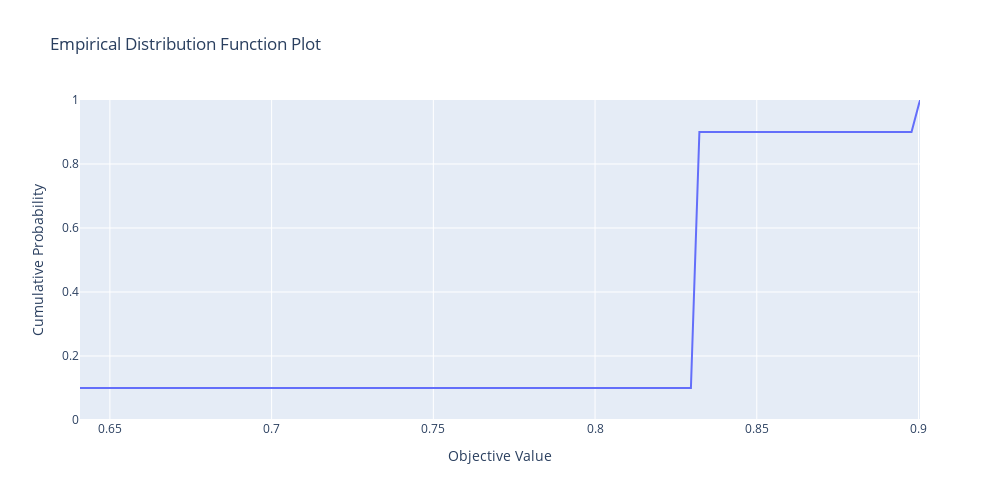
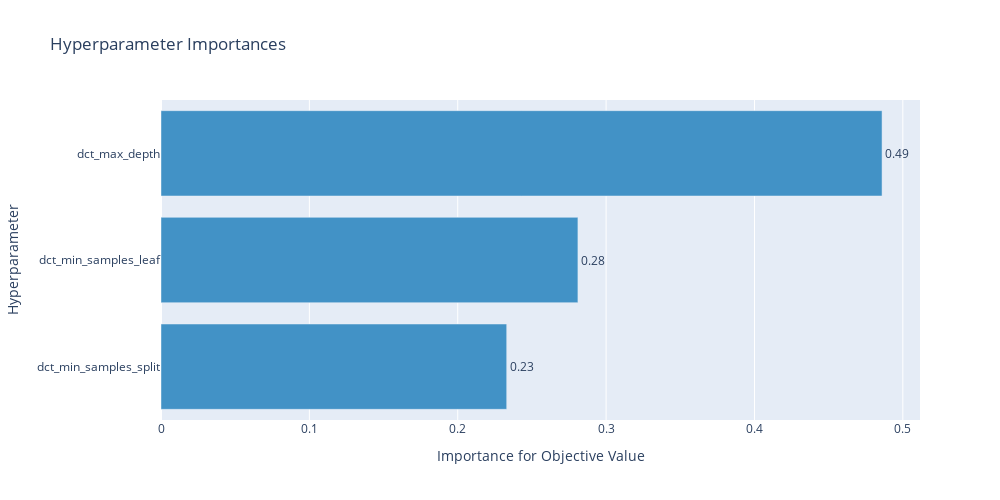

These figures' notebook cell, in order:
### Code cell
def objective(trial):
    dct_min_samples_split = trial.suggest_float('dct_min_samples_split', 0.1, 1.0, step=0.1)
    dct_min_samples_leaf = trial.suggest_float('dct_min_samples_leaf', 0.1, 0.5, step=0.1)
    dct_max_depth = trial.suggest_int('dct_max_depth', 1, 32, step=1)

    dct = DecisionTreeClassifier(min_samples_split=dct_min_samples_split,
                                 min_samples_leaf=dct_min_samples_leaf,
                                 max_depth=dct_max_depth)

    list_of_score = cross_validate(dct, X, Y, cv=7, scoring=("roc_auc","neg_log_loss","f1"))
    score = sum(list_of_score['test_roc_auc']) / len(list_of_score['test_roc_auc'])
    return score, score


optuna.logging.set_verbosity(optuna.logging.WARNING)
study = optuna.create_study(study_name="Study with cross validation", directions=["maximize", "maximize"])
study.optimize(objective, n_trials=10, timeout=300)

plt1 = optuna.visualization.plot_edf(study)
plt2 = optuna.visualization.plot_param_importances(study)

plt1.update_layout(width=1000,height=500)
plt2.update_layout(width=1000,height=500)

plt1.show()
plt2.show()

### Figure 1 — Plotly figure (JSON) as saved in the notebook; plotly's stock layout.template omitted (floating-point values rounded to 4 significant figures)
{"data": [{"mode": "lines", "name": "Study with cross validation", "type": "scatter", "x": [0.6408, 0.6434, 0.646, 0.6486, 0.6513, 0.6539, 0.6565, 0.6591, 0.6617, 0.6644, 0.667, 0.6696, 0.6722, 0.6749, 0.6775, 0.6801, 0.6827, 0.6854, 0.688, 0.6906, 0.6932, 0.6958, 0.6985, 0.7011, 0.7037, 0.7063, 0.709, 0.7116, 0.7142, 0.7168, 0.7195, 0.7221, 0.7247, 0.7273, 0.73, 0.7326, 0.7352, 0.7378, 0.7404, 0.7431, 0.7457, 0.7483, 0.7509, 0.7536, 0.7562, 0.7588, 0.7614, 0.7641, 0.7667, 0.7693, 0.7719, 0.7745, 0.7772, 0.7798, 0.7824, 0.785, 0.7877, 0.7903, 0.7929, 0.7955, 0.7982, 0.8008, 0.8034, 0.806, 0.8087, 0.8113, 0.8139, 0.8165, 0.8191, 0.8218, 0.8244, 0.827, 0.8296, 0.8323, 0.8349, 0.8375, 0.8401, 0.8428, 0.8454, 0.848, 0.8506, 0.8532, 0.8559, 0.8585, 0.8611, 0.8637, 0.8664, 0.869, 0.8716, 0.8742, 0.8769, 0.8795, 0.8821, 0.8847, 0.8874, 0.89, 0.8926, 0.8952, 0.8978, 0.9005], "y": [0.1, 0.1, 0.1, 0.1, 0.1, 0.1, 0.1, 0.1, 0.1, 0.1, 0.1, 0.1, 0.1, 0.1, 0.1, 0.1, 0.1, 0.1, 0.1, 0.1, 0.1, 0.1, 0.1, 0.1, 0.1, 0.1, 0.1, 0.1, 0.1, 0.1, 0.1, 0.1, 0.1, 0.1, 0.1, 0.1, 0.1, 0.1, 0.1, 0.1, 0.1, 0.1, 0.1, 0.1, 0.1, 0.1, 0.1, 0.1, 0.1, 0.1, 0.1, 0.1, 0.1, 0.1, 0.1, 0.1, 0.1, 0.1, 0.1, 0.1, 0.1, 0.1, 0.1, 0.1, 0.1, 0.1, 0.1, 0.1, 0.1, 0.1, 0.1, 0.1, 0.1, 0.9, 0.9, 0.9, 0.9, 0.9, 0.9, 0.9, 0.9, 0.9, 0.9, 0.9, 0.9, 0.9, 0.9, 0.9, 0.9, 0.9, 0.9, 0.9, 0.9, 0.9, 0.9, 0.9, 0.9, 0.9, 0.9, 1]}], "layout": {"height": 500, "title": {"text": "Empirical Distribution Function Plot"}, "width": 1000, "xaxis": {"title": {"text": "Objective Value"}}, "yaxis": {"range": [0, 1], "title": {"text": "Cumulative Probability"}}}}

### Figure 2 — Plotly figure (JSON) as saved in the notebook; plotly's stock layout.template omitted (floating-point values rounded to 4 significant figures)
{"data": [{"cliponaxis": false, "hovertemplate": ["dct_min_samples_split (DiscreteUniformDistribution): 0.23300067096405958<extra></extra>", "dct_min_samples_leaf (DiscreteUniformDistribution): 0.28100737247701607<extra></extra>", "dct_max_depth (IntUniformDistribution): 0.48599195655892435<extra></extra>"], "marker": {"color": "rgb(66,146,198)"}, "orientation": "h", "text": ["0.23300067096405958", "0.28100737247701607", "0.48599195655892435"], "textposition": "outside", "texttemplate": "%{text:.2f}", "type": "bar", "x": [0.233, 0.281, 0.486], "y": ["dct_min_samples_split", "dct_min_samples_leaf", "dct_max_depth"]}], "layout": {"height": 500, "showlegend": false, "title": {"text": "Hyperparameter Importances"}, "width": 1000, "xaxis": {"title": {"text": "Importance for Objective Value"}}, "yaxis": {"title": {"text": "Hyperparameter"}}}}
